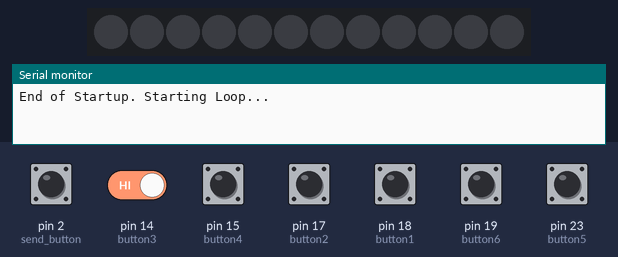
The sketch below on a simulated Arduino Mega 2560, built with avr-gcc and run on an emulated ATmega2560. On the bench: 12 RGB LEDs in strip order, left to right, the last lines printed to the serial monitor. The test bench sets the inputs (shaded band); at power-on: pin 2 (send_button), pin 14 (button3), pin 15 (button4), pin 17 (button2), pin 18 (button1), pin 19 (button6), pin 23 (button5) HIGH. Dim RGB values are drawn brighter than linear; no radio packets arrive unless stated.

Above: at 1.2 s.
1.3 s: pin 2 (send_button) pulled LOW for 0.15 s
At 2.64 s:
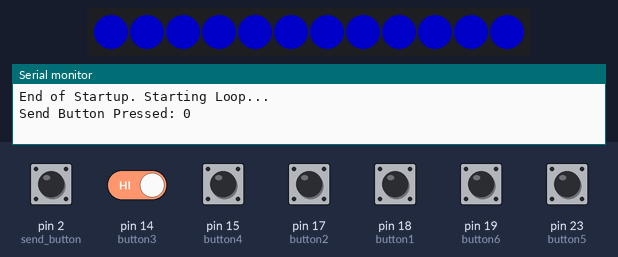
2.9 s: pin 2 (send_button) driven LOW and pin 14 (button3) driven LOW
5.9 s: pin 14 (button3) driven HIGH
8.9 s: pin 15 (button4) pulled LOW for 1 s
At 10.88 s:
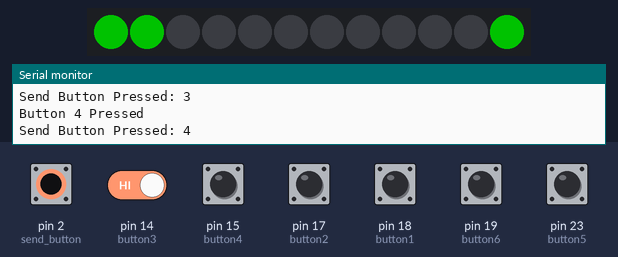
11.4 s: pin 2 (send_button) driven HIGH
13.1 s: pin 17 (button2) pulled LOW for 0.15 s
At 14.4 s:
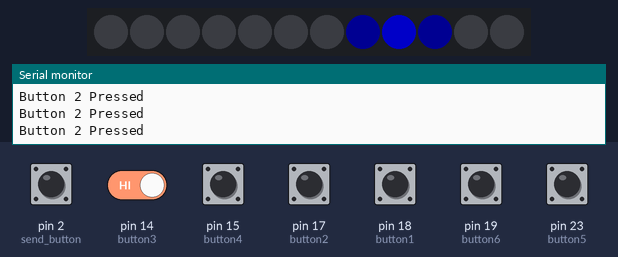

The sketch:

Transmitter_Code.ino
```cpp
#include <SPI.h>
#include <stdio.h>
#include <RF24.h>
#include <Adafruit_NeoPixel.h>

//------------------ RF stuff ---------------------------

RF24 radio(0, 1);
byte addresses[][6] = {"1Node"};
unsigned long option = 0;
unsigned long scrool = 0;

//------------- Hardware Setup --------------------------
const int button1 = 18;
const int button2 = 17;
const int button3 = 14;
const int button4 = 15;
const int button5 = 23;
const int button6 = 19;
const int send_button = 2;
unsigned long msg = 0;

//------------------ NeoPixel Ring stuff ---------------------------

int num_pixels = 12;
int phase_shift = 4;
Adafruit_NeoPixel strip = Adafruit_NeoPixel(num_pixels, 21, NEO_GRB + NEO_KHZ800);


void setup() {
  // put your setup code here, to run once:
  Serial.begin(9600);
  while (!Serial) {}
  pinMode(button1, INPUT_PULLUP);
  pinMode(button2, INPUT_PULLUP);
  pinMode(button3, INPUT_PULLUP);
  pinMode(button4, INPUT_PULLUP);
  pinMode(button5, INPUT_PULLUP);
  pinMode(button6, INPUT_PULLUP);
  pinMode(send_button, INPUT_PULLUP);

    //--------------------------- RF Setup ---------------------------

  radio.begin();
  radio.setPayloadSize(8);
  radio.setChannel(0x4c);
  radio.setPALevel(RF24_PA_MAX);
  radio.openWritingPipe(addresses[0]);

  // Receiver :     radio.openReadingPipe(1,addresses[0]);

    //---------------------------- NeoPixel Ring stuff ---------------------------
  strip.begin();
  strip.setBrightness(100);
  strip.show();
  Serial.println("End of Startup. Starting Loop...");

  // Clear LED Ring
  blankStrip();
}

void loop() {
  // put your main code here, to run repeatedly:

  if ( digitalRead(button1) == LOW) {
    Serial.println("Button 1 Pressed");
    option = 1;
    selectLED(option);
  }
  if ( digitalRead(button2) == LOW) {
    Serial.println("Button 2 Pressed");
    option = 2;
    selectLED(option);
  }
  if ( digitalRead(button3) == LOW) {
    Serial.println("Button 3 Pressed");
    option = 3;
    selectLED(option);
  }
  if ( digitalRead(button4) == LOW) {
    Serial.println("Button 4 Pressed");
    option = 4;
    selectLED(option);
  }
  if ( digitalRead(button5) == LOW) {
    Serial.println("Button 5 Pressed");
    option = 5;
    selectLED(option);
  }
  if ( digitalRead(button6) == LOW) {
    Serial.println("Button 6 Pressed");
    option = 6;
    selectLED(option);
  }

// ------------------- On Send -----------------------
  if ( digitalRead(send_button) == LOW) {
    Serial.print("Send Button Pressed: ");
    Serial.println(option);

    sendLED(option);
    msg = option;

    //option = 0;

    if( radio.write(&option, sizeof(unsigned long))){
      confirmLED(option);
    } else {
      failLED(option);
    }
  }

  radio.write(&scrool, sizeof(unsigned long));
}


void blankStrip() {
  for (uint16_t i = 0; i < num_pixels; i++) {
    strip.setPixelColor(i, strip.Color(0, 0, 0));
  }
  strip.show();
}

// Select the 2 circles corresponding to the button

void selectLED(unsigned long option) {
  blankStrip();
  int start_light = (2 * option + phase_shift) % 12;
  strip.setPixelColor((start_light + 12 - 1) % 12, strip.Color(0, 0, 47));
  strip.setPixelColor(start_light, strip.Color(0, 0, 255));
  strip.setPixelColor(start_light + 1, strip.Color(0, 0, 47));
  strip.show();
}

// Fill circle with green to signify success

void confirmLED(unsigned long option) {
  blankStrip();
  int start_light = ((2 * option + phase_shift) % 12);
  strip.setPixelColor((start_light + 12 - 1) % 12, strip.Color(0, 47, 0));
  strip.setPixelColor(start_light, strip.Color(0, 255, 0));
  strip.setPixelColor(start_light + 1, strip.Color(0, 47, 0));
  strip.show();

  for (int i = 255; i > 0; i--) {
    strip.setPixelColor((start_light + 12 - 1) % 12, strip.Color(0, i, 0));
    strip.setPixelColor(start_light, strip.Color(0, i, 0));
    strip.setPixelColor(start_light + 1, strip.Color(0, i, 0));
    strip.show();
    delay(10);
  }
}

// Fill circle with red to signify failure

void failLED(unsigned long option) {
  blankStrip();
  int start_light = (2 * option + phase_shift) % 12;
  strip.setPixelColor((start_light + 12 - 1) % 12, strip.Color(47, 0, 0));
  strip.setPixelColor(start_light, strip.Color(255, 0, 0));
  strip.setPixelColor(start_light + 1, strip.Color(47, 0, 0));
  strip.show();

  for (int i = 255; i > 47; i--){
    strip.setPixelColor(start_light, strip.Color(i, 0, 0));
    strip.show();
    delay(10);
  }

  for (int i = 47; i > 0; i--) {
    strip.setPixelColor((start_light + 12 - 1) % 12, strip.Color(i, 0, 0));
    strip.setPixelColor(start_light, strip.Color(i, 0, 0));
    strip.setPixelColor(start_light + 1, strip.Color(i, 0, 0));
    strip.show();
    delay(10);
  }
}

// Fill circle with blue

void sendLED(unsigned long option) {
  int start_light = ((2 * option + phase_shift) % 12);

  for (int i = start_light; i < num_pixels + start_light; i++) {
    strip.setPixelColor(i % num_pixels, strip.Color(0, 0, 127));
    strip.show();
    delay(50);
    strip.setPixelColor(i % num_pixels, strip.Color(0, 0, 255));
    strip.show();
    delay(50);
  }

  // If message sent successfully...
  blankStrip();
  option = 50;
}
```

Measured:
- after the input at 1.3 s, the LEDs: first change at once (image 1 shows a later state)
